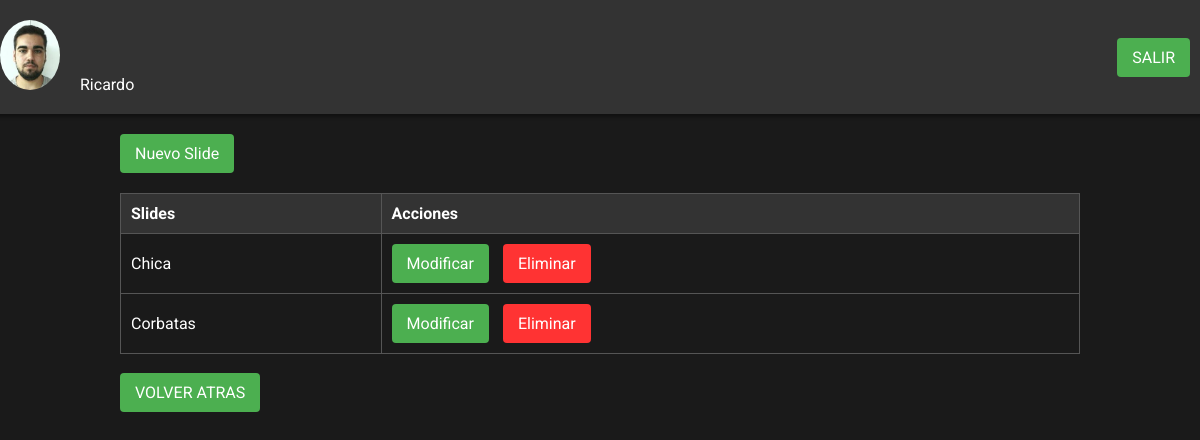
/PROYECTO/slides.php (signed in), run on the app's committed database.
### tables this page shows
CREATE TABLE `usuarios` (
  `login` varchar(20) NOT NULL,
  `password` varchar(255) NOT NULL,
  `imagen` varchar(255) NOT NULL,
  `nombre` varchar(50) NOT NULL
);

CREATE TABLE `slides` (
  `id` int(11) NOT NULL,
  `nombre` varchar(80) NOT NULL,
  `imagen` varchar(255) NOT NULL
);

### PROYECTO/slides.php (the view, shortened to what this page needs)
<?php
include 'config.php';
try{
	$con = new PDO($dsn,$usuario,$contrasena);
} catch (PDOException $e){
}
?>
<!DOCTYPE html>
<html lang="es">
<head>
</head>
<body>
  <header>
    <div>
        <?php
        try{
            $sql="SELECT nombre, imagen from usuarios";
            $stmt=$con->prepare($sql);
            if	($stmt->execute()){
                while	($fila=$stmt->fetch()){
                    echo "<img src='".$fila['imagen']."' width='60px' height='70px' />";
                    echo $fila['nombre'];
                }
            }
            } catch (PDOException $e){
                die ("Error al mostrar datos");
            } catch (Exception $e){
                die ("Error de acceso");
            }
        ?>
    </div>
    <a href="salir.php">SALIR</a>
  </header>
  <section>
    <a href="nueva_slide.php">Nuevo Slide</a>
    <table>
      <thead>
        <tr>
          <th>Slides</th>
          <th>Acciones</th>
        </tr>
      </thead>
      <tbody>
        <?php
          try {
            $sql="Select nombre, id from slides";
            $stmt=$con->prepare($sql);
            if  ($stmt->execute()){
              while ($fila=$stmt->fetch()){
        ?>
                <tr>
                  <td><?=$fila['nombre']?></td>
                  <td>
                    <a href="modificar_slide.php?idslide=<?=$fila['id']?>" class="button">Modificar</a>
                    <a href="eliminar_slide.php?idslide=<?=$fila['id']?>" class="button button-red">Eliminar</a>
                  </td>
                </tr>
        <?php
              }
            }
            } catch (PDOException $e){
              echo $stmt->debugDumpParams();
              die("Error de conexión".$e->getMessage());
            }
        ?>
      </tbody>
    </table>
    <br>
    <a href="administrador.php">VOLVER ATRAS</a>
  </section>
</body>
</html>

### PROYECTO/slides.php (style rules this page uses)
body { display: flex; flex-direction: column; align-items: center; justify-content: center; margin: 0; font-family: 'Roboto', sans-serif; background-color: #1a1a1a; color: #fff; }
header { display: flex; align-items: center; justify-content: space-between; width: 100%; padding: 20px; background-color: #333; box-shadow: 0 2px 5px rgba(0, 0, 0, 0.5); }
header img { border-radius: 50%; margin-right: 20px; }
a, .button { display: inline-block; margin-right: 10px; background-color: #4CAF50; color: white; padding: 10px 15px; text-decoration: none; border: none; border-radius: 4px; cursor: pointer; }
.button-red { background-color: #ff3333; }
section { width: 80%; margin-top: 20px; }
table { width: 100%; border-collapse: collapse; margin-top: 20px; }
th, td { border: 1px solid #555; padding: 10px; text-align: left; }
th { background-color: #333; color: #fff; }

### data on the page
usuarios: imagen (picture), nombre "Ricardo"
slides: nombre "Chica"
slides: nombre "Corbatas"
